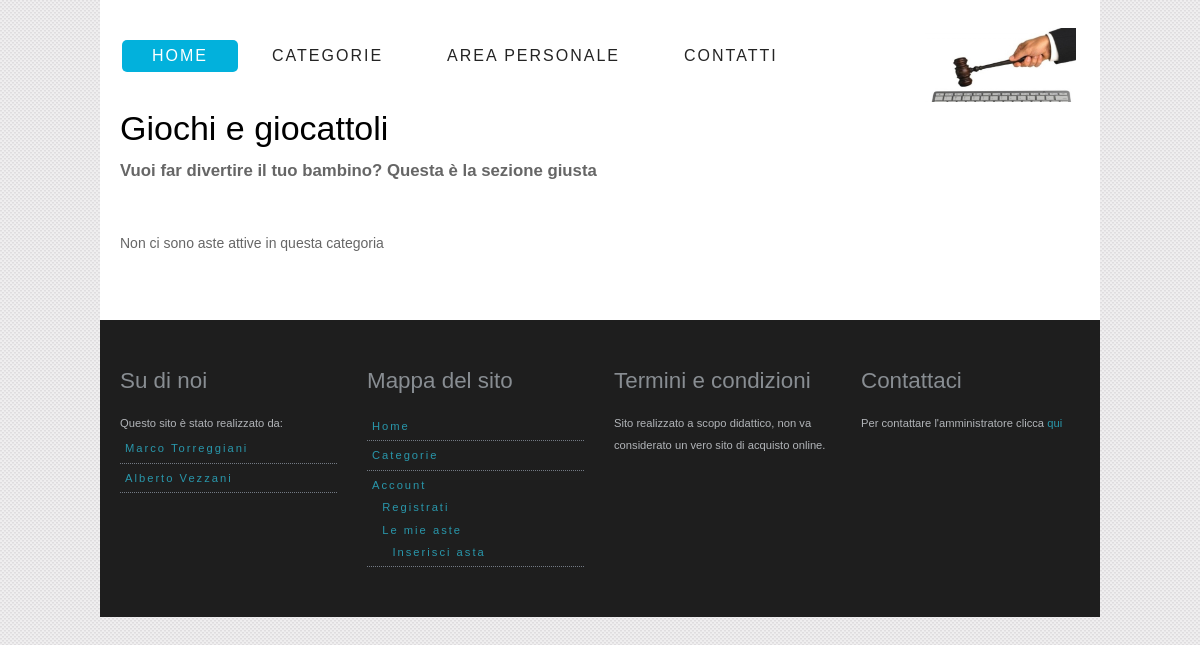
The page /categorie/3 on the database its author committed.
### AsteOnLine/models.py (models this page shows, shortened)
class Categoria (models.Model):
    nome = models.CharField(max_length=20, unique=True)
    foto = models.ImageField(upload_to=get_catName, default=settings.NO_MEDIA)
    descrizione = models.TextField(max_length=300)
    class Meta:
        verbose_name_plural = 'Categorie'

### AsteOnLine/views.py (the view)
# urls.py: url(r'^categorie/(?P<id_categoria>[0-9]+)$', views.dettaglio_categoria, name ='dettagliocategoria'),
def dettaglio_categoria(request,id_categoria):
    aste=Asta.objects.filter(categoria=id_categoria).order_by('-data_apertura')
    l=[]
    for a in aste:
        if a.attiva():
            l.append(a)
    categoria=get_object_or_404(Categoria,pk=id_categoria)
    context={'aste':l,'categoria':categoria}
    return render(request,'AsteOnLine/dettaglio_categoria.html',context)

### AsteOnLine/templates/AsteOnLine/dettaglio_categoria.html (shortened to what this page needs)
{% extends "AsteOnLine/base.html" %}
{% block body %}
    <h1>{{ categoria.nome|capfirst }}</h1>
    <h4>
    {{ categoria.descrizione|capfirst }}
    </h4>
    <div style="clear:both; height: 40px"></div>
    {% if aste %}
        {% for asta in aste %}
            {% if forloop.counter|divisibleby:3 %}
                <div class="one-third last">
            {% else %}
                <div class="one-third">
            {% endif %}
                <a href="{% url 'AsteOnLine:offerta' asta.id %}">
                <div class="heading_bg">
                    <h2>{{ asta.titolo|lower|capfirst|truncatechars_html:30}}</h2>
                </div>
                <img src="../../media/{{ asta.foto }}" alt="" width="300px" >
                </a>
                <p> {{ asta.descrizione|truncatechars_html:73 }}</p>
            </div>
        {% endfor %}
    {% else %}
        <p>Non ci sono aste attive in questa categoria</p>
    {% endif %}
{% endblock %}

### GestioneUtenti/static/GestioneUtenti/css/style.css (style rules this page uses)
html,body,div,span,applet,object,iframe,h1,h2,h3,h4,h5,h6,p,blockquote,pre,a,abbr,acronym,address,big,cite,code,del,dfn,em,font,img,ins,kbd,q,s,samp,small,strike,strong,sub,sup,tt,var,dl,dt,dd,ol,ul,li,fieldset,form,label,legend,table,caption,tbody,tfoot,thead,tr,th,td { margin:0;padding:0;border:0;outline:0;font-weight:inherit;font-style:inherit;font-family:inherit;vertical-align:baseline }
body { font-family: Arial, Helvetica, sans-serif; font-size: .875em; line-height: 1.6em; background: #fff url(../img/body_bg.png) fixed; color: #666; }
h1, h2, h3, h4 { font-family: "QuicksandBook", Arial, sans-serif }
h1 { font-size: 34px; padding: 0 0 20px; color: #000 }
h4 { font-size: 1.2em; font-weight: 700 }
p { padding: 10px 0; font-size: 1em; }

### rows shown on the page
Categoria: nome "Giochi e giocattoli", descrizione "Vuoi far divertire il tuo bambino? Questa è la sezione giusta"
